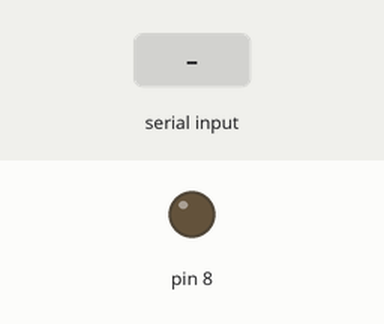
Recording of a sketch running on a simulated Arduino Uno, built with avr-gcc and run on an emulated ATmega328P. Parts: output pins drawn as LEDs (lit = HIGH). The inputs (shaded band) are chosen by the test bench. What the sketch prints to the serial monitor is not drawn.

Above: at 1.2 s.
1.3 s: "o" received over Serial
At 2.35 s:
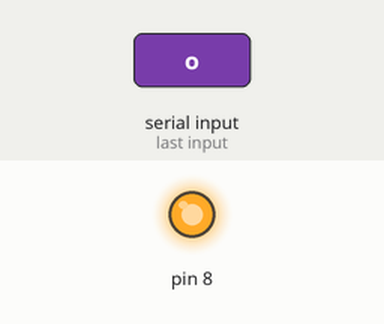
3.9 s: "a" received over Serial
6.8 s: "e" received over Serial
Timing chart, 0 to 9.8 s (numbered marks = the images above; inputs shaded):
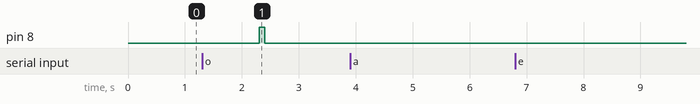

Measured:
- after the input at 1.3 s, pin 8: LOW → HIGH after 1.0 s, → LOW 0.10 s later

The sketch:

morse.ino
```cpp
void setup() {
  pinMode(8, OUTPUT);
  Serial.begin(9600);
}
unsigned long tempo_inicial = 0;
unsigned long tempo = 0;
String estado = " ";
int index = 0;
int tamanhoEntrada = 0;
unsigned long temp;
void loop() {
  if(Serial.available() > 0){
    estado = Serial.readString();
    tamanhoEntrada = estado.length();
  }
  Serial.println(estado);
  tempo = millis();
  if(estado.charAt(index) == 'a'){
     temp = (tempo - tempo_inicial);
     if(temp < 100){
        digitalWrite(8, HIGH);
     } else if(temp >= 100 && temp < 200){
        digitalWrite(8, LOW);
     } else if(temp >= 200 && temp < 500){
        digitalWrite(8, HIGH);
     } else if(temp >= 500 && temp < 1000){
        digitalWrite(8, LOW);
     } else {
        tempo_inicial = tempo;
        index += 1;
        if(index == (tamanhoEntrada-1)){
          index = 0;
        }
     }
  } else if(estado.charAt(index) == 'e'){
     temp = (tempo - tempo_inicial);
     if(temp < 100){
        digitalWrite(8, HIGH);
     } else if(temp >= 100 && temp < 600){
        digitalWrite(8, LOW);
     } else {
        tempo_inicial = tempo;
        index += 1;
        if(index == (tamanhoEntrada-1)){
          index = 0;
        }
     }
  } else if(estado.charAt(index) == 'i'){
     temp = (tempo - tempo_inicial);
     if(temp < 100){
        digitalWrite(8, HIGH);
     } else if(temp >= 100 && temp < 200){
        digitalWrite(8, LOW);
     } else if(temp >= 200 && temp < 300){
        digitalWrite(8, HIGH);
     } else if(temp >= 300 && temp < 800){
        digitalWrite(8, LOW);
     } else {
        tempo_inicial = tempo;
        index += 1;
        if(index == (tamanhoEntrada-1)){
          index = 0;
        }
     }
  } else if(estado.charAt(index) == 'o'){
     temp = (tempo - tempo_inicial);
     if(temp < 300){
        digitalWrite(8, HIGH);
     } else if(temp >= 300 && temp < 400){
        digitalWrite(8, LOW);
     } else if(temp >= 400 && temp < 700){
        digitalWrite(8, HIGH);
     } else if(temp >= 700 && temp < 800){
        digitalWrite(8, LOW);
     } else if(temp >= 800 && temp < 1100){
        digitalWrite(8, HIGH);
     } else if(temp >= 1100 && temp < 1600){
        digitalWrite(8, LOW);
     } else {
        tempo_inicial = tempo;
        index += 1;
        if(index == (tamanhoEntrada-1)){
          index = 0;
        }
     }
  } else if(estado.charAt(index) == 'u'){
     temp = (tempo - tempo_inicial);
     if(temp < 100){
        digitalWrite(8, HIGH);
     } else if(temp >= 100 && temp < 200){
        digitalWrite(8, LOW);
     } else if(temp >= 200 && temp < 300){
        digitalWrite(8, HIGH);
     } else if(temp >= 300 && temp < 400){
        digitalWrite(8, LOW);
     } else if(temp >= 400 && temp < 700){
        digitalWrite(8, HIGH);
     } else if(temp >= 700 && temp < 1200){
        digitalWrite(8, LOW);
     } else {
        tempo_inicial = tempo;
        index += 1;
        if(index == (tamanhoEntrada-1)){
          index = 0;
        }
     }
  } else {
    tempo_inicial = tempo;
    digitalWrite(8, LOW);
  }
}
```
